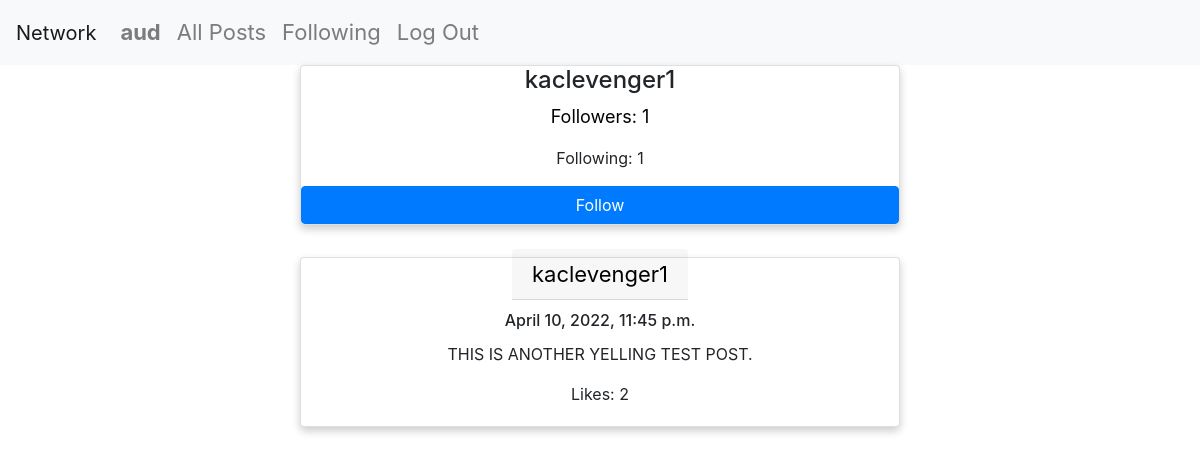
Screenshot of /profile/3 (signed in) with the database file from the repository.
### network/models.py (models this page shows, shortened)
class User(AbstractUser):
    pass

class Profile(models.Model):
    user = models.OneToOneField("User",on_delete=models.CASCADE)
    followers = models.ManyToManyField("User",related_name="follows", blank=True)
    follows = models.ManyToManyField("User",related_name="followers", blank=True)
    like = models.ManyToManyField("Post", related_name="like", blank=True)

class Post(models.Model):
    poster = models.ForeignKey("User", on_delete=models.CASCADE, related_name="posts")
    body = models.TextField(blank=True)
    timestamp = models.DateTimeField(auto_now_add=True)
    likes = models.IntegerField(default=0)
    liked = models.ManyToManyField("User", related_name="liked", blank=True)
    liked_by_user = models.BooleanField(default=False)

### network/views.py (the view)
# urls.py: path("profile/<int:id>", views.getProfile, name="profile"),
@csrf_exempt
@login_required
def getProfile(request, id):
    profile = get_object_or_404(Profile, user=id)
    followerCount = len(profile.followers.all())
    followsCount = len(profile.follows.all())
    posts = Post.objects.filter(poster=id)
    posts = posts.order_by("-timestamp").all()
    if request.user in profile.followers.all():
        following = True
    else:
        following = False
    page = request.GET.get('page', 1)
    paginator = Paginator(posts, 10)
    try:
        posts = paginator.page(page)
    except PageNotAnInteger:
        posts = paginator.page(1)
    except EmptyPage:
        posts = paginator.page(paginator.num_pages)
    return render(request, "network/profile.html", {
        "profile": profile,
        "followers": followerCount,
        "follows": followsCount,
        "following": following,
        "posts": posts
    })

### network/templates/network/profile.html (shortened to what this page needs)
{% extends "network/layout.html" %}
{% block body %}
{% if user.is_authenticated %}
  <div class="card">
    <h4>{{ profile.user }}</h4>
      <p class="title"> Followers: {{ followers }} </p>
      <p> Following: {{ follows }} </p>
      {% if profile.user != request.user %}
      {% if following == True %}
      <a href="{% url 'unfollow' profile.user.id %}" class="btn btn-primary"> Unfollow </a>
      {% else %}
      <a href="{% url 'follow' profile.user.id %}" class="btn btn-primary"> Follow </a>
      {% endif %}
      {% endif %}
  </div>
{% endif %}
{% if user.is_authenticated %}
    <div id="posts">
        <br>
        {% for post in posts %}
        <div class="card">
            <h7><a href="{% url 'profile' post.poster.id %}" class="card-header">{{ post.poster }}</a></h7>
            <div class="card-body">
              <h6 class="card-title"> {{ post.timestamp }} </h6>
              <p class="card-text"> {{ post.body }} </p>
              <p class="card-text"> Likes: {{ post.likes }} </p>
            </div>
          </div>
          <br>
        {% empty %}
        <h5>This user hasn't posted anything.</h5>
        {% endfor %}
    </div>
{% endif %}
{% endblock %}

### network/templates/network/layout.html (shortened to what this page needs)
{% load static %}
<!DOCTYPE html>
<html lang="en">
    <head>
        <link rel="stylesheet" href="https://stackpath.bootstrapcdn.com/bootstrap/4.4.1/css/bootstrap.min.css">
        <link rel="stylesheet" href="https://cdnjs.cloudflare.com/ajax/libs/font-awesome/4.7.0/css/font-awesome.min.css">
        <link href="{% static 'network/styles.css' %}" rel="stylesheet">
    </head>
    <body>
        <nav class="navbar navbar-expand-lg navbar-light bg-light">
            <a class="navbar-brand" href="{% url 'index' %}">Network</a>
            <div>
              <ul class="navbar-nav mr-auto">
                {% if user.is_authenticated %}
                    <li class="nav-item">
                        <a class="nav-link" href="{% url 'profile' user.id %}"><strong>{{ user.username }}</strong></a>
                    </li>
                {% endif %}
                <li class="nav-item">
                    <a class="nav-link" href="{% url 'all' %}">All Posts</a>
                </li>
                {% if user.is_authenticated %}
                    <li class="nav-item">
                        <a class="nav-link" href="{% url 'following' %}">Following</a>
                    </li>
                    <li class="nav-item">
                        <a class="nav-link" href="{% url 'logout' %}">Log Out</a>
                    </li>
                {% endif %}
              </ul>
            </div>
          </nav>
        <div class="body">
            {% block body %}
            {% endblock %}
        </div>
    </body>
</html>

### network/static/network/styles.css (style rules this page uses)
.card { box-shadow: 0 4px 8px 0 rgba(0, 0, 0, 0.2); max-width: 600px; margin: auto; text-align: center; }
.title { color: black; font-size: 18px; }
a { text-decoration: none; font-size: 22px; color: black; }

### rows the page displays
User: username "aud"
Profile: user "kaclevenger1"
Post: poster "kaclevenger1", timestamp "April 10, 2022, 11:45 p.m.", body "THIS IS ANOTHER YELLING TEST POST.", likes "2"

### other values shown
{{ followers }} "1"
{{ follows }} "1"
